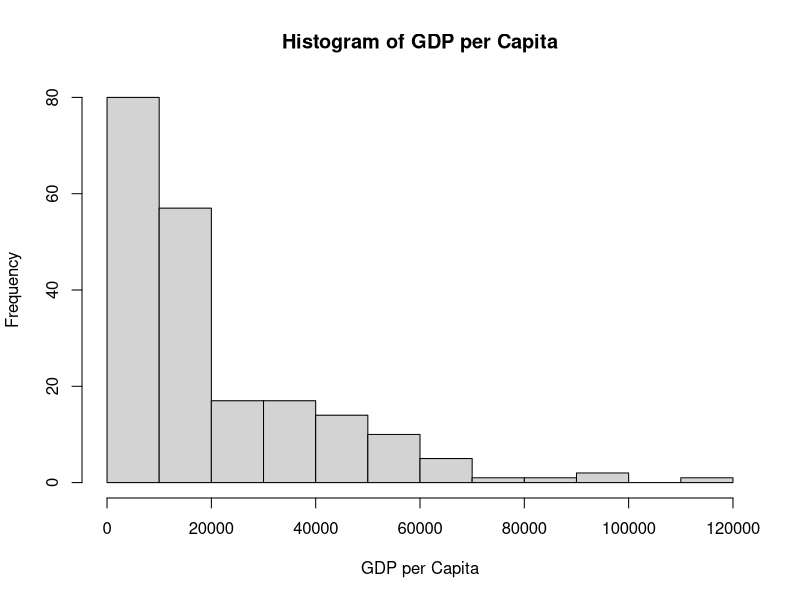

Reproduce this figure in R. (Note: this script raises an error after producing the figure.)
## ---- chunk 1
gdp <- read.csv('data/GDP.csv')
gdp <- gdp[gdp$Year == 2020, ] #select the most recent year
gdp <- gdp[gdp$Entity != "", ] #remove the world entry since we only care about countries
gdpThreshold <- quantile(gdp$GDP, 0.5) # get the fifty percentile value
#other option for determining wealthy countries
wealthyCountries <- gdp[gdp$GDP >= gdpThreshold, ]["Entity"] # get all wealthy country names
nonWealthyCountries <- gdp[gdp$GDP < gdpThreshold, ]["Entity"]
gdpThreshold

wealthyCountries <- gdp[gdp$GDP >= 22000, ]["Entity"]
nonWealthyCountries <- gdp[gdp$GDP < 22000, ]["Entity"]
hist(gdp$GDP, xlab="GDP per Capita", main="Histogram of GDP per Capita")
## ---- chunk 2
seed(123)
wealthySample <- sample(wealthyCountries$Entity, size=30)
nonWealthySample <- sample(nonWealthyCountries$Entity, size=30)
## ---- chunk 3
getChange <- function (df, sampleCountries, statisticName, label) {
  sample <- df[df$Entity %in% sampleCountries, ] #select all countries in the sample
  sample <- sample[sample$Year %in% c(2011, 2016), ] #select only years 2011 2016
  sample <- split(sample[statisticName], sample$Entity) #group rows by country
  sample <- sapply(sample, function(x) ((x[[statisticName]][2]-x[[statisticName]][1])/x[[statisticName]][1])*100) #calculate percentage change for each country
  hist(sample, xlab=label, main=paste("Histogram of", label))
  paste("mean: ", mean(sample), " sd: ", sd(sample))
  data.frame(mean= mean(sample), sd = sd(sample))
}
## ---- chunk 4
obese <- read.csv('data/adults-obese.csv')
obeseStats <- getChange(obese, wealthySample, 'ShareObese', "Percent Change in Share of Obese Adults")
## ---- chunk 5
undernourishment <- read.csv('data/undernourishment.csv')
undernourishmentStats <- getChange(undernourishment, nonWealthySample, 'ShareUndernourished', "Percent Change in Share of Undernourished People")
## ---- chunk 6
set.seed(123)
obeseMeans <- rnorm(n=150, mean=obeseStats$mean, sd=obeseStats$sd)
undernourishedMeans <- rnorm(n=150, mean=undernourishmentStats$mean, sd=undernourishmentStats$sd)

differences <- obeseMeans - undernourishedMeans
hist(differences, main="Difference of Means", xlab=expression(paste(bar(x)[obese], " - ", bar(x)[undernourished])))
meanSamplingDist <- obeseStats$mean-undernourishmentStats$mean
sdSamplingDist <- sqrt((obeseStats$sd)^2/150+(undernourishmentStats$sd)^2/150)
pnorm(0, mean=meanSamplingDist, sd=sdSamplingDist, lower.tail = FALSE)
pnorm(0, mean=mean(differences), sd=sd(differences), lower.tail = FALSE)

## ---- chunk 7
set.seed(123)
obeseMeans <- rnorm(n=150, mean=obeseStats$mean, sd=obeseStats$sd)
undernourishedMeans <- rnorm(n=150, mean=undernourishmentStats$mean, sd=undernourishmentStats$sd) * -1

differences <- obeseMeans - undernourishedMeans
hist(differences, main="Difference of Means", xlab=expression(paste(bar(x)[obese], " - ", bar(x)[undernourished])))
meanSamplingDist <- obeseStats$mean-undernourishmentStats$mean
sdSamplingDist <- sqrt((obeseStats$sd)^2/150+(undernourishmentStats$sd)^2/150)
pnorm(0, mean=meanSamplingDist, sd=sdSamplingDist, lower.tail = FALSE)
pnorm(0, mean=mean(differences), sd=sd(differences), lower.tail = FALSE)

